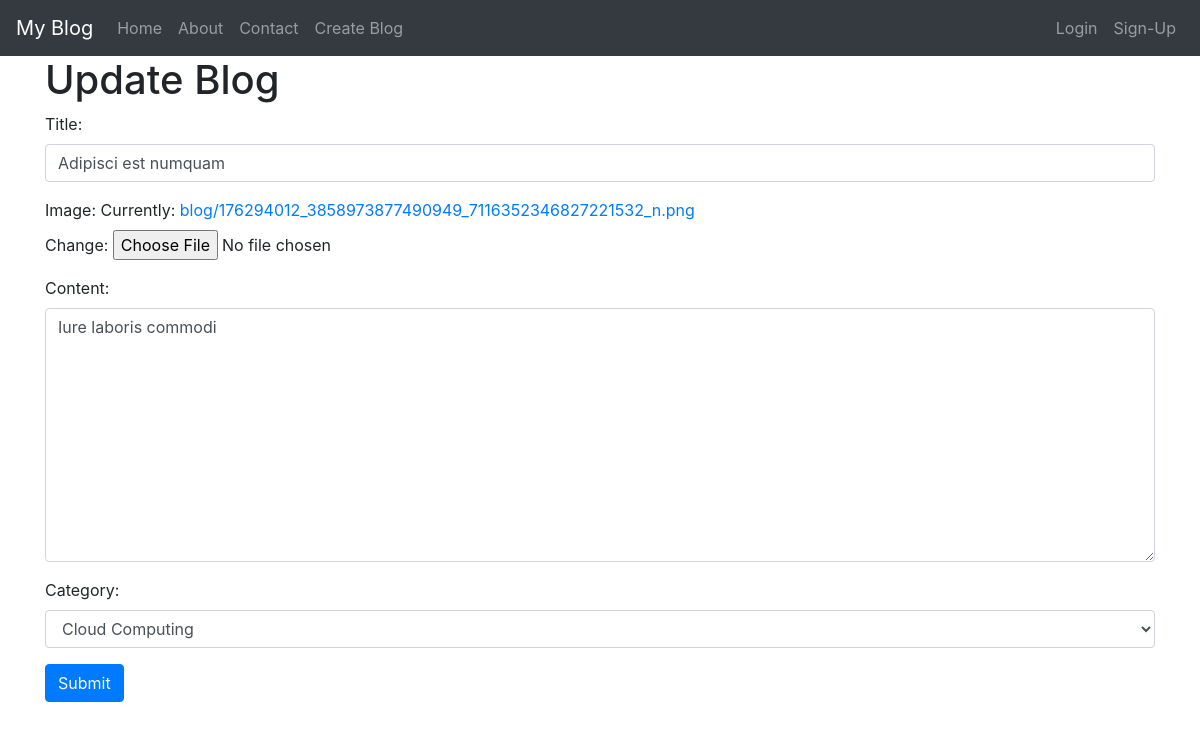
Page /blog-update/6 on the committed database.
### blog/models.py (models this page shows, shortened)
class  Post(models.Model):
    title = models.CharField(max_length=100)
    image = models.ImageField(upload_to='blog/')
    content = models.TextField(blank=True,null=True)
    category = models.ForeignKey(Category,on_delete=models.CASCADE)
    posted_date = models.DateTimeField(auto_now=True)
    status = models.CharField(max_length=6,choices=status,default=status[0][0])
    class Meta:
        db_table = 'post'

class Category(models.Model):
    title = models.CharField(max_length=200,unique=True)
    def __str__(self):
        return self.title

### myblog/views.py (the view)
# urls.py: path('blog-update/<int:id>', updateBlog, name="blogUpdate"),
def updateBlog(request,id):
    post = get_object_or_404(Post,id=id)
    form = BlogForm(request.POST or None, request.FILES or None, instance=post)
    if form.is_valid():
        form.save()
        return redirect('home')
    context = {
        'form' : form
    }
    return render(request,'update-blog.html',context)

### blog/form.py
class BlogForm(forms.ModelForm):
    title = forms.CharField(widget=TextInput(attrs={'class' : 'form-control'}))
    content = forms.CharField(widget=Textarea(attrs={'class' : 'form-control'}))
    category = forms.ModelChoiceField(queryset=Category.objects.all(),widget=Select(attrs={'class' : 'form-control'}))
    class Meta:
        model = Post
        exclude = ['status']

### templates/update-blog.html (shortened to what this page needs)
{% extends 'base.html' %}
{% block 'content' %}
<div id="content" class="container">
  <h1>Update Blog</h1>
    <form action = "#" enctype="multipart/form-data" method="post" id="post_update_form">
        {{ form.as_p }}
        <input type = "submit" class = "btn btn-primary">
    </form>
</div>
{% endblock %}

### rows in the picture
Post: title "Adipisci est numquam", content "Iure laboris commodi", category "Cloud Computing"
